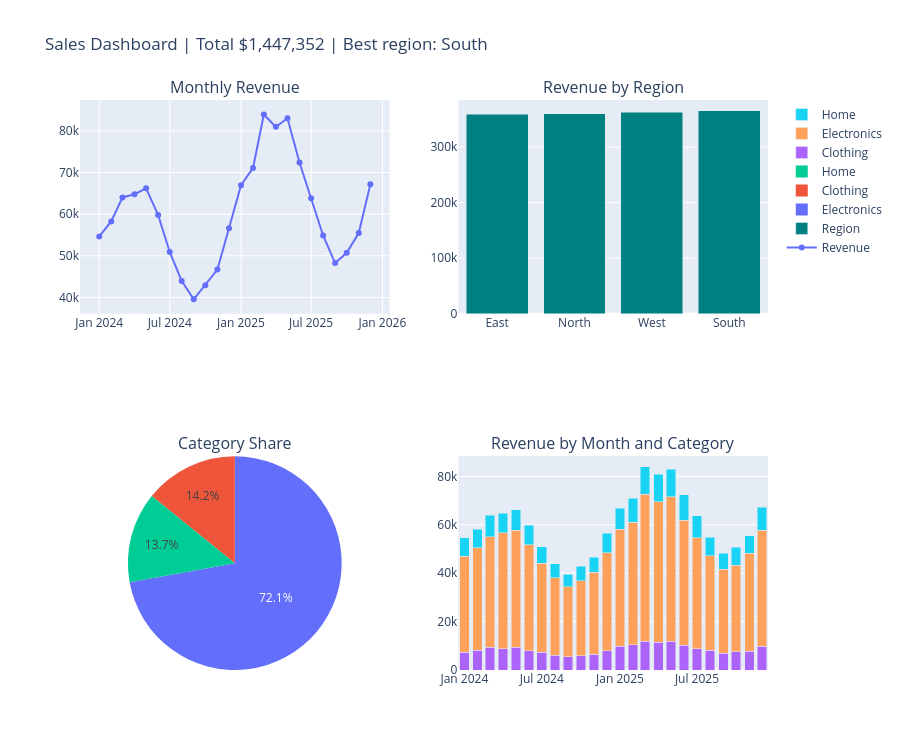

The cell this chart's notebook holds for it:
### Markdown cell above
## Part D - Interactive Plotly dashboard
The KPI numbers come from the data; hover and zoom on any chart.

### Code cell
total_rev = sales['revenue'].sum()
total_units = sales['units'].sum()
best_region = reg.idxmax()
print(f'Total revenue: ${total_rev:,.0f} | Units sold: {total_units:,} | Best region: {best_region}')

fig = make_subplots(
    rows=2, cols=2,
    specs=[[{'type': 'xy'}, {'type': 'xy'}], [{'type': 'domain'}, {'type': 'xy'}]],
    subplot_titles=('Monthly Revenue', 'Revenue by Region', 'Category Share', 'Revenue by Month and Category'))

fig.add_trace(go.Scatter(x=monthly.index, y=monthly.values, mode='lines+markers', name='Revenue'), row=1, col=1)
fig.add_trace(go.Bar(x=reg.index, y=reg.values, name='Region', marker_color='teal'), row=1, col=2)
fig.add_trace(go.Pie(labels=cat_total.index, values=cat_total.values, name='Category'), row=2, col=1)
for c in cat_month.columns:
    fig.add_trace(go.Bar(x=cat_month.index, y=cat_month[c], name=c), row=2, col=2)

fig.update_layout(height=750, barmode='stack',
                  title_text=f'Sales Dashboard | Total ${total_rev:,.0f} | Best region: {best_region}')
fig.write_html('html_exports/sales_dashboard.html')
fig.show()

### Figure 1 — Plotly figure (JSON) as saved in the notebook; plotly's stock layout.template omitted (floating-point values rounded to 4 significant figures)
{"data": [{"mode": "lines+markers", "name": "Revenue", "type": "scatter", "x": ["2024-01-01T00:00:00.000000", "2024-02-01T00:00:00.000000", "2024-03-01T00:00:00.000000", "2024-04-01T00:00:00.000000", "2024-05-01T00:00:00.000000", "2024-06-01T00:00:00.000000", "2024-07-01T00:00:00.000000", "2024-08-01T00:00:00.000000", "2024-09-01T00:00:00.000000", "2024-10-01T00:00:00.000000", "2024-11-01T00:00:00.000000", "2024-12-01T00:00:00.000000", "2025-01-01T00:00:00.000000", "2025-02-01T00:00:00.000000", "2025-03-01T00:00:00.000000", "2025-04-01T00:00:00.000000", "2025-05-01T00:00:00.000000", "2025-06-01T00:00:00.000000", "2025-07-01T00:00:00.000000", "2025-08-01T00:00:00.000000", "2025-09-01T00:00:00.000000", "2025-10-01T00:00:00.000000", "2025-11-01T00:00:00.000000", "2025-12-01T00:00:00.000000"], "xaxis": "x", "y": [54664, 58272, 64024, 64804, 66228, 59820, 50920, 43944, 39548, 42952, 46708, 56616, 66968, 71084, 83968, 80980, 83040, 72400, 63848, 54876, 48264, 50736, 55472, 67216], "yaxis": "y"}, {"marker": {"color": "teal"}, "name": "Region", "type": "bar", "x": ["East", "North", "West", "South"], "xaxis": "x2", "y": [358944, 360068, 362928, 365412], "yaxis": "y2"}, {"domain": {"x": [0, 0.45], "y": [0, 0.375]}, "labels": ["Clothing", "Electronics", "Home"], "name": "Category", "type": "pie", "values": [205072, 1044220, 198060]}, {"name": "Clothing", "type": "bar", "x": ["2024-01-01T00:00:00.000000", "2024-02-01T00:00:00.000000", "2024-03-01T00:00:00.000000", "2024-04-01T00:00:00.000000", "2024-05-01T00:00:00.000000", "2024-06-01T00:00:00.000000", "2024-07-01T00:00:00.000000", "2024-08-01T00:00:00.000000", "2024-09-01T00:00:00.000000", "2024-10-01T00:00:00.000000", "2024-11-01T00:00:00.000000", "2024-12-01T00:00:00.000000", "2025-01-01T00:00:00.000000", "2025-02-01T00:00:00.000000", "2025-03-01T00:00:00.000000", "2025-04-01T00:00:00.000000", "2025-05-01T00:00:00.000000", "2025-06-01T00:00:00.000000", "2025-07-01T00:00:00.000000", "2025-08-01T00:00:00.000000", "2025-09-01T00:00:00.000000", "2025-10-01T00:00:00.000000", "2025-11-01T00:00:00.000000", "2025-12-01T00:00:00.000000"], "xaxis": "x3", "y": [7408, 8072, 9328, 8888, 9352, 7904, 7384, 6024, 5416, 5880, 6512, 8064, 9920, 10488, 11800, 11456, 11864, 10304, 8792, 8120, 6952, 7568, 7816, 9760], "yaxis": "y3"}, {"name": "Electronics", "type": "bar", "x": ["2024-01-01T00:00:00.000000", "2024-02-01T00:00:00.000000", "2024-03-01T00:00:00.000000", "2024-04-01T00:00:00.000000", "2024-05-01T00:00:00.000000", "2024-06-01T00:00:00.000000", "2024-07-01T00:00:00.000000", "2024-08-01T00:00:00.000000", "2024-09-01T00:00:00.000000", "2024-10-01T00:00:00.000000", "2024-11-01T00:00:00.000000", "2024-12-01T00:00:00.000000", "2025-01-01T00:00:00.000000", "2025-02-01T00:00:00.000000", "2025-03-01T00:00:00.000000", "2025-04-01T00:00:00.000000", "2025-05-01T00:00:00.000000", "2025-06-01T00:00:00.000000", "2025-07-01T00:00:00.000000", "2025-08-01T00:00:00.000000", "2025-09-01T00:00:00.000000", "2025-10-01T00:00:00.000000", "2025-11-01T00:00:00.000000", "2025-12-01T00:00:00.000000"], "xaxis": "x3", "y": [39600, 42580, 45780, 47780, 48500, 43960, 36840, 32160, 28960, 30940, 33980, 40380, 48240, 50660, 60780, 58040, 59800, 51620, 45840, 39100, 34700, 35680, 40360, 47940], "yaxis": "y3"}, {"name": "Home", "type": "bar", "x": ["2024-01-01T00:00:00.000000", "2024-02-01T00:00:00.000000", "2024-03-01T00:00:00.000000", "2024-04-01T00:00:00.000000", "2024-05-01T00:00:00.000000", "2024-06-01T00:00:00.000000", "2024-07-01T00:00:00.000000", "2024-08-01T00:00:00.000000", "2024-09-01T00:00:00.000000", "2024-10-01T00:00:00.000000", "2024-11-01T00:00:00.000000", "2024-12-01T00:00:00.000000", "2025-01-01T00:00:00.000000", "2025-02-01T00:00:00.000000", "2025-03-01T00:00:00.000000", "2025-04-01T00:00:00.000000", "2025-05-01T00:00:00.000000", "2025-06-01T00:00:00.000000", "2025-07-01T00:00:00.000000", "2025-08-01T00:00:00.000000", "2025-09-01T00:00:00.000000", "2025-10-01T00:00:00.000000", "2025-11-01T00:00:00.000000", "2025-12-01T00:00:00.000000"], "xaxis": "x3", "y": [7656, 7620, 8916, 8136, 8376, 7956, 6696, 5760, 5172, 6132, 6216, 8172, 8808, 9936, 11388, 11484, 11376, 10476, 9216, 7656, 6612, 7488, 7296, 9516], "yaxis": "y3"}], "layout": {"annotations": [{"font": {"size": 16}, "showarrow": false, "text": "Monthly Revenue", "x": 0.225, "xanchor": "center", "xref": "paper", "y": 1, "yanchor": "bottom", "yref": "paper"}, {"font": {"size": 16}, "showarrow": false, "text": "Revenue by Region", "x": 0.775, "xanchor": "center", "xref": "paper", "y": 1, "yanchor": "bottom", "yref": "paper"}, {"font": {"size": 16}, "showarrow": false, "text": "Category Share", "x": 0.225, "xanchor": "center", "xref": "paper", "y": 0.375, "yanchor": "bottom", "yref": "paper"}, {"font": {"size": 16}, "showarrow": false, "text": "Revenue by Month and Category", "x": 0.775, "xanchor": "center", "xref": "paper", "y": 0.375, "yanchor": "bottom", "yref": "paper"}], "barmode": "stack", "height": 750, "title": {"text": "Sales Dashboard | Total $1,447,352 | Best region: South"}, "xaxis": {"anchor": "y", "domain": [0, 0.45]}, "xaxis2": {"anchor": "y2", "domain": [0.55, 1]}, "xaxis3": {"anchor": "y3", "domain": [0.55, 1]}, "yaxis": {"anchor": "x", "domain": [0.625, 1]}, "yaxis2": {"anchor": "x2", "domain": [0.625, 1]}, "yaxis3": {"anchor": "x3", "domain": [0, 0.375]}}}
